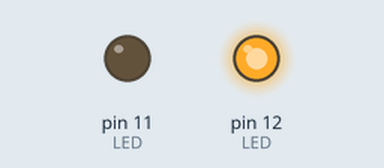
A sketch run on a simulated Arduino Uno, built with avr-gcc and run on an emulated ATmega328P. Shown: output pins drawn as LEDs (lit = HIGH). Pins used as bus, display or sensor lines are not drawn; what the sketch prints to the serial monitor is not drawn.

Above: at 4.0 s.
At 18.0 s:
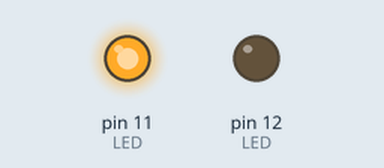
Timing chart, 0 to 36.4 s (numbered marks = the images above):
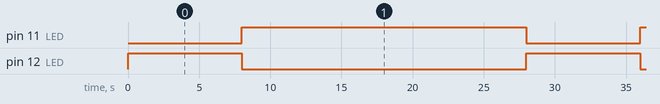

The sketch:

exercise_timer.ino
```cpp
struct LED_struct {
  int pin;
  int duration;
};

struct LED_struct LED[] = {{12, 8000},{11,20000}};
int Power = 8;

void setup(){
  Serial.begin(115200);
  pinMode(Power, OUTPUT);
  digitalWrite(Power, HIGH);
  Serial.println("Power on");

  pinMode(LED[0].pin, OUTPUT);
  pinMode(LED[1].pin, OUTPUT);

int i = 12;
while (i) {
  digitalWrite(LED[i%2].pin, HIGH);
  delay(LED[i%2].duration);
  digitalWrite(LED[i%2].pin, LOW);
  i--;
}


}

void loop() {
  digitalWrite(Power, LOW);   // Power Down
}
```

Measured:
- by itself, pin 11 (LED): alternates HIGH for 20.0 s and LOW for 8.0 s
- by itself, pin 12 (LED): alternates HIGH for 8.0 s and LOW for 20.0 s
